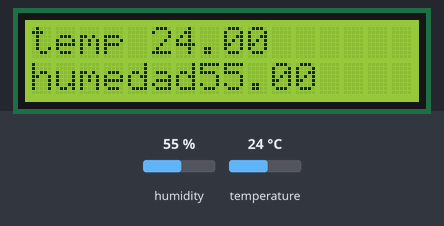
Simulated run of this sketch. Board: ESP8266 (NodeMCU). Parts: 16×2 character LCD. Inputs (shaded band) come from the test bench; at power-on: humidity 55 %, temperature 24 °C. What the sketch prints to the serial monitor is not drawn.

Above: at 2.7 s.
2.8 s: humidity set to 22 %
At 4.7 s:
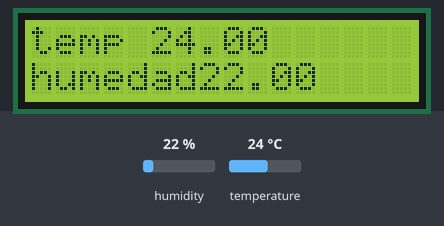
5.8 s: temperature set to 12 °C
At 6.8 s:
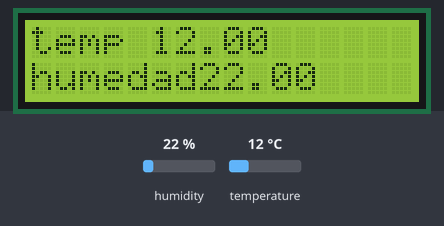
8.8 s: humidity set to 40 %
At 10.8 s:
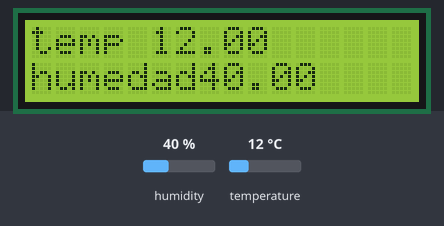
11.8 s: temperature set to 19 °C
At 12.8 s:
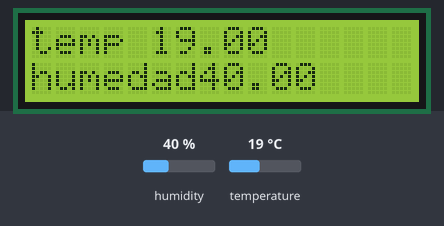
Timing chart, 0 to 14.8 s (numbered marks = the images above; inputs shaded):
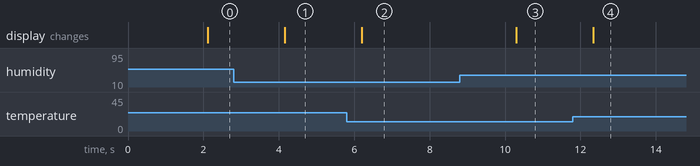

Measured:
- after the input at 2.8 s, the display: changes after 1.4 s (image 1)
- after the input at 5.8 s, the display: changes after 0.40 s (image 2)
- after the input at 8.8 s, the display: changes after 1.5 s (image 3)
- after the input at 11.8 s, the display: changes after 0.54 s (image 4)

The sketch:

sensor_humedad.ino
```cpp
// Example DHT humidity/temperature sensors


#include "DHT.h"

#define DHTPIN D0     // what pin we're connected to


#define DHTTYPE DHT11   //

#include <Wire.h>
#include <LiquidCrystal_I2C.h>
LiquidCrystal_I2C lcd(0x3F, 16, 2);
// Connect pin 1 (on the left) of the sensor to +5V
// NOTE: If using a board with 3.3V logic like an Arduino Due connect pin 1
// to 3.3V instead of 5V!
// Connect pin 2 of the sensor to whatever your DHTPIN is
// Connect pin 4 (on the right) of the sensor to GROUND
// Connect a 10K resistor from pin 2 (data) to pin 1 (power) of the sensor

// Initialize DHT sensor.

DHT dht(DHTPIN, DHTTYPE);

void setup() {
  Serial.begin(115200);
  Serial.println("DHT-11 test!");
lcd.init();   // initializing the LCD
  lcd.backlight(); // Enable or Turn On the backlight
  dht.begin();

}

void loop() {
  // Wait a few seconds between measurements.
  delay(2000);

  // Reading temperature or humidity takes about 250 milliseconds!
  // Sensor readings may also be up to 2 seconds 'old' (its a very slow sensor)
  float h = dht.readHumidity();
  // Read temperature as Fahrenheit (isFahrenheit = true)
  float f = dht.readTemperature(true);
float t = dht.readTemperature();

  // Check if any reads failed and exit early (to try again).
  if (isnan(h) || isnan(f)) {
    Serial.println("Failed to read from DHT sensor!");
    return;
  }

  lcd.setCursor(0, 0);
  lcd.print("temp"); // Start Print text to Line 1
  lcd.setCursor(5, 0);
  lcd.print(t);
  lcd.setCursor(0, 1);
  lcd.print("humedad"); // Start Print Test to Line 2
  lcd.setCursor(7,1);
  lcd.print(h);

  Serial.print("Humidity: ");
  Serial.print(h);
  Serial.print(" %\t");
  Serial.print("Temperature: ");
  Serial.print(t);
  Serial.println(" *C ");
}
```
